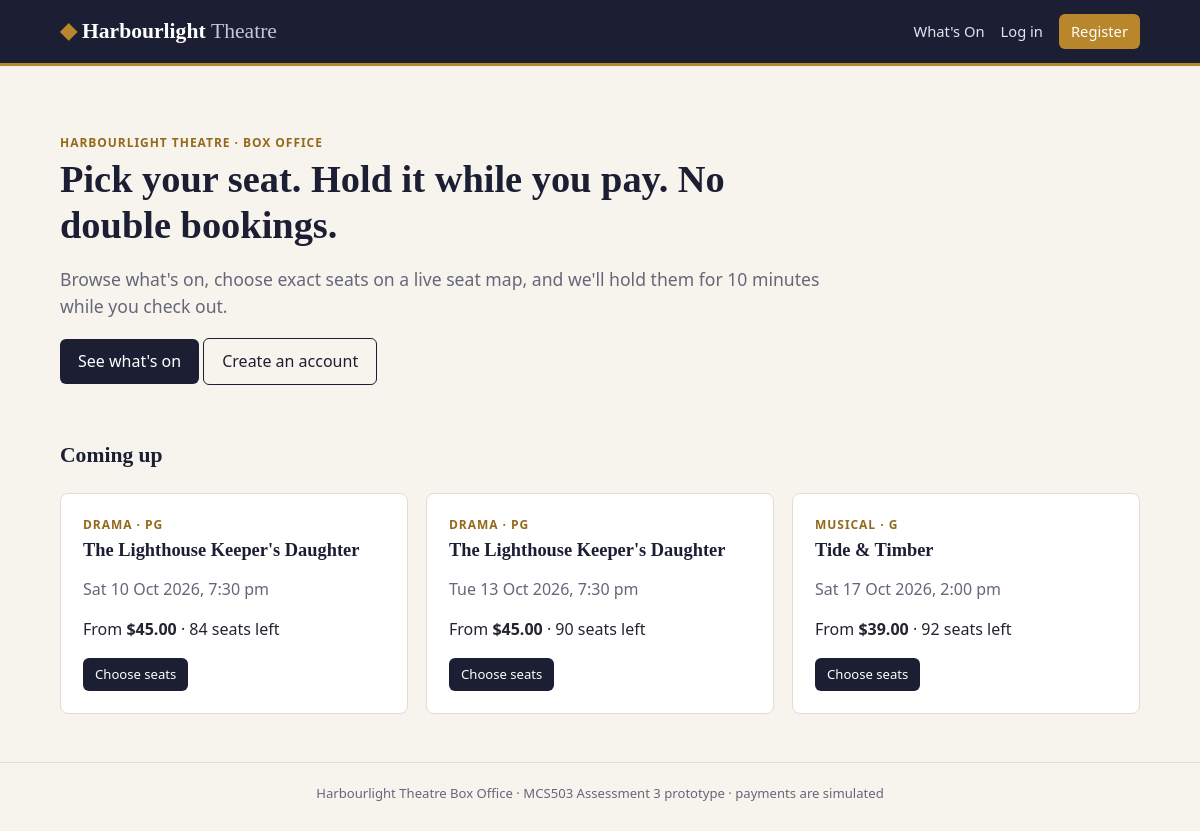
The page / on the database its author committed.
### tables this page shows
CREATE TABLE `performances` (
  `performance_id` int(10) unsigned NOT NULL AUTO_INCREMENT,
  `show_id` int(10) unsigned NOT NULL,
  `venue_id` int(10) unsigned NOT NULL,
  `starts_at` datetime NOT NULL,
  `status` enum('Scheduled','Cancelled') NOT NULL DEFAULT 'Scheduled',
  PRIMARY KEY (`performance_id`),
  KEY `idx_perf_start` (`starts_at`),
  KEY `fk_perf_show` (`show_id`),
  KEY `fk_perf_venue` (`venue_id`),
  CONSTRAINT `fk_perf_show` FOREIGN KEY (`show_id`) REFERENCES `shows` (`show_id`),
  CONSTRAINT `fk_perf_venue` FOREIGN KEY (`venue_id`) REFERENCES `venues` (`venue_id`)
);

CREATE TABLE `shows` (
  `show_id` int(10) unsigned NOT NULL AUTO_INCREMENT,
  `title` varchar(150) NOT NULL,
  `genre` varchar(50) NOT NULL,
  `description` text NOT NULL,
  `duration_mins` smallint(5) unsigned NOT NULL,
  `age_rating` varchar(10) NOT NULL DEFAULT 'G',
  PRIMARY KEY (`show_id`)
);

### includes/bootstrap.php (called while the page is built, shortened)
<?php
function e(?string $value): string
{
    return htmlspecialchars($value ?? '', ENT_QUOTES, 'UTF-8');
}
function url(string $path): string
{
    $scriptDir = realpath(dirname($_SERVER['SCRIPT_FILENAME']));
    $prefix = ($scriptDir === realpath(APP_ROOT)) ? '' : '../';
    return $prefix . $path;
}
function money(float|string $amount): string
{
    return '$' . number_format((float)$amount, 2);
}
function isLoggedIn(): bool
{
    return isset($_SESSION['user_id']);
}

### classes/Database.php (called while the page is built, shortened)
<?php
class Database
{
    private static ?mysqli $conn = null;
    public static function get(): mysqli
    {
        if (self::$conn === null) {
            try {
                $conn = new mysqli(DB_HOST, DB_USER, DB_PASS, DB_NAME);
            } catch (mysqli_sql_exception $e) {
                error_log('DB connection failed: ' . $e->getMessage());
                http_response_code(500);
                exit('The box office is temporarily unavailable. Please try again later.');
            }
            $conn->set_charset('utf8mb4');
            $offset = (new DateTime())->format('P');
            $conn->query("SET time_zone = '$offset'");
            self::$conn = $conn;
        }
        return self::$conn;
    }
}

### classes/Performance.php (called while the page is built, shortened)
<?php
class Performance
{
    private mysqli $db;
    public function __construct()
    {
        $this->db = Database::get();
    }
    public function upcoming(int $showId = 0, string $date = ''): array
    {
        $sql = "SELECT p.performance_id, p.starts_at, s.show_id, s.title, s.genre, s.age_rating,
                       s.duration_mins, v.venue_name,
                       (SELECT MIN(pt.price) FROM price_tiers pt
                         WHERE pt.performance_id = p.performance_id) AS from_price,
                       (SELECT COUNT(*) FROM seats st
                          JOIN sections sec ON sec.section_id = st.section_id
                         WHERE sec.venue_id = p.venue_id)
                     - (SELECT COUNT(*) FROM tickets t
                         WHERE t.performance_id = p.performance_id AND t.is_active = 1)
                     - (SELECT COUNT(*) FROM seat_holds h
                         WHERE h.performance_id = p.performance_id AND h.expires_at > NOW())
                       AS seats_left
                FROM performances p
                JOIN shows s  ON s.show_id  = p.show_id
                JOIN venues v ON v.venue_id = p.venue_id
                WHERE p.status = 'Scheduled' AND p.starts_at > NOW()";
        $params = [];
        $sql .= ' ORDER BY p.starts_at';
        $stmt = $this->db->prepare($sql);
        $stmt->execute();
        return $stmt->get_result()->fetch_all(MYSQLI_ASSOC);
    }
}

### index.php (the view, shortened to what this page needs)
<?php
require_once __DIR__ . '/includes/bootstrap.php';
$upcoming = array_slice((new Performance())->upcoming(), 0, 3);
require __DIR__ . '/includes/header.php';
?>
<section class="hero">
    <p class="eyebrow">Harbourlight Theatre &middot; Box Office</p>
    <h1>Pick your seat. Hold it while you pay. No double bookings.</h1>
    <p class="lede">Browse what's on, choose exact seats on a live seat map, and we'll hold them for
       <?= HOLD_MINUTES ?> minutes while you check out.</p>
    <p>
        <a class="btn" href="performances.php">See what's on</a>
        <a class="btn btn-ghost" href="register.php">Create an account</a>
    </p>
</section>
<h2>Coming up</h2>
<div class="cards">
    <?php foreach ($upcoming as $p): ?>
        <article class="card">
            <p class="eyebrow"><?= e($p['genre']) ?> &middot; <?= e($p['age_rating']) ?></p>
            <h3><?= e($p['title']) ?></h3>
            <p class="muted"><?= date('D j M Y, g:i a', strtotime($p['starts_at'])) ?></p>
            <p>From <strong><?= money($p['from_price']) ?></strong> &middot; <?= (int)$p['seats_left'] ?> seats left</p>
            <a class="btn btn-small" href="performance.php?id=<?= (int)$p['performance_id'] ?>">Choose seats</a>
        </article>
    <?php endforeach; ?>
</div>
<?php require __DIR__ . '/includes/footer.php'; ?>

### includes/header.php (shortened to what this page needs)
<!DOCTYPE html>
<html lang="en">
<head>
<link rel="stylesheet" href="<?= url('assets/css/style.css') ?>">
</head>
<body>
<header class="site-header">
    <div class="wrap header-row">
        <a class="brand" href="<?= url(isLoggedIn() ? 'dashboard.php' : 'index.php') ?>">
            <span class="brand-mark" aria-hidden="true">&#9670;</span> Harbourlight <span class="brand-sub">Theatre</span>
        </a>
        <nav class="main-nav" aria-label="Main">
            <a href="<?= url('performances.php') ?>">What's On</a>
            <?php if (isLoggedIn()): ?>
                <a href="<?= url('my_bookings.php') ?>">My Bookings</a>
                <?php if (hasRole('staff', 'manager')): ?>
                    <a href="<?= url('staff/checkin.php') ?>">Door Check-in</a>
                <?php endif; ?>
                <?php if (hasRole('manager')): ?>
                    <a href="<?= url('manager/shows.php') ?>">Shows</a>
                    <a href="<?= url('manager/performances.php') ?>">Performances</a>
                    <a href="<?= url('manager/reports.php') ?>">Sales</a>
                    <a href="<?= url('manager/users.php') ?>">Users</a>
                <?php endif; ?>
                <span class="who"><?= e($_SESSION['full_name']) ?> &middot; <?= e(ucfirst($_SESSION['role'])) ?></span>
                <form method="post" action="<?= url('logout.php') ?>" class="inline">
                    <?= csrfField() ?>
                    <button type="submit" class="link-button">Log out</button>
                </form>
            <?php else: ?>
                <a href="<?= url('login.php') ?>">Log in</a>
                <a class="nav-cta" href="<?= url('register.php') ?>">Register</a>
            <?php endif; ?>
        </nav>
    </div>
</header>
<main class="wrap page">

### includes/footer.php
</main>
<footer class="site-footer">
    <div class="wrap">
        Harbourlight Theatre Box Office &middot; MCS503 Assessment 3 prototype &middot; payments are simulated
    </div>
</footer>
</body>
</html>

### assets/css/style.css (style rules this page uses)
:root { --ink: #1c1f33; --ink-2: #2b2f4a; --brass: #b8862b; --brass-dark: #94691c; --paper: #f7f4ee; --card: #ffffff; --text: #22242f; --muted: #646778; --line: #e2ddd2; --ok: #2f7a4d; --ok-bg: #e5f2ea; --bad: #a83a2f; --bad-bg: #f8e6e3; --info-bg: #eef0f8; --seat-free: #ffffff; --seat-held: #c9c6bf; --seat-sold: #3b3f5c; --radius: 8px; }
* { box-sizing: border-box; }
body { margin: 0; background: var(--paper); color: var(--text); font: 16px/1.55 "Segoe UI", system-ui, -apple-system, Arial, sans-serif; }
h1, h2, h3 { font-family: Georgia, "Times New Roman", serif; color: var(--ink); line-height: 1.2; }
h1 { font-size: 2rem; margin: 0 0 .4rem; }
h2 { font-size: 1.35rem; margin: 2rem 0 .8rem; }
h3 { font-size: 1.15rem; margin: .2rem 0 .4rem; }
a { color: var(--brass-dark); }
.wrap { max-width: 1120px; margin: 0 auto; padding: 0 20px; }
.page { padding-top: 28px; padding-bottom: 48px; min-height: 70vh; }
.muted { color: var(--muted); }
.eyebrow { text-transform: uppercase; letter-spacing: .08em; font-size: .75rem; color: var(--brass-dark); margin: 0 0 .25rem; font-weight: 600; }
.site-header { background: var(--ink); color: #fff; border-bottom: 3px solid var(--brass); }
.header-row { display: flex; align-items: center; justify-content: space-between; flex-wrap: wrap; gap: 10px; padding-top: 14px; padding-bottom: 14px; }
.brand { color: #fff; text-decoration: none; font: 700 1.35rem Georgia, serif; }
.brand-mark { color: var(--brass); }
.brand-sub { color: #c9c4d8; font-weight: 400; }
.main-nav { display: flex; align-items: center; flex-wrap: wrap; gap: 4px 16px; font-size: .92rem; }
.main-nav a { color: #e6e3f0; text-decoration: none; }
.nav-cta { background: var(--brass); color: #fff !important; padding: 6px 12px; border-radius: 6px; }
.btn { display: inline-block; background: var(--ink); color: #fff; border: 0; border-radius: 6px; padding: 10px 18px; font: 600 .95rem inherit; font-family: inherit; text-decoration: none; cursor: pointer; }
.btn-ghost { background: transparent; color: var(--ink); border: 1px solid var(--ink); }
.btn-small { padding: 6px 12px; font-size: .82rem; }
.panel, .card { background: var(--card); border: 1px solid var(--line); border-radius: var(--radius); padding: 22px; }
.cards { display: grid; grid-template-columns: repeat(auto-fill, minmax(260px, 1fr)); gap: 18px; margin-top: 1.5rem; }
.hero { padding: 40px 0 10px; max-width: 760px; }
.hero h1 { font-size: 2.4rem; }
.lede { font-size: 1.1rem; color: var(--muted); }
.site-footer { text-align: center; color: var(--muted); font-size: .82rem; padding: 20px 0 28px; border-top: 1px solid var(--line); }

### rows shown on the page
performances: show.genre "DRAMA", show.age_rating "PG", show.title "The Lighthouse Keeper's Daughter", starts_at "Sat 10 Oct 2026, 7:30 pm", from_price "$45.00", seats_left "84"
performances: show.genre "DRAMA", show.age_rating "PG", show.title "The Lighthouse Keeper's Daughter", starts_at "Tue 13 Oct 2026, 7:30 pm", from_price "$45.00", seats_left "90"
performances: show.genre "MUSICAL", show.age_rating "G", show.title "Tide & Timber", starts_at "Sat 17 Oct 2026, 2:00 pm", from_price "$39.00", seats_left "92"

### other values the page prints
HOLD_MINUTES "10"
